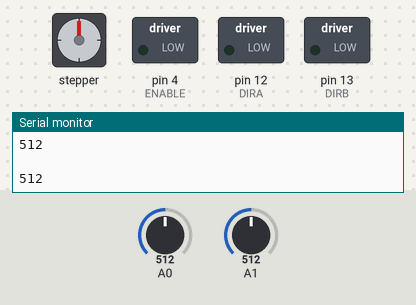
Bench run of a sketch on a simulated Arduino Uno, built with avr-gcc and run on an emulated ATmega328P. On the bench: stepper motor, switched loads named in the sketch (green lamp = pin HIGH), the last lines printed to the serial monitor. The test bench sets the inputs (shaded band); at power-on: A1 = 512, A0 = 512. Stepper angles assume 2048 steps per turn.

Above: at 1.2 s.
1.3 s: A1 set to 584
2.8 s: A1 set to 615
At 2.97 s:
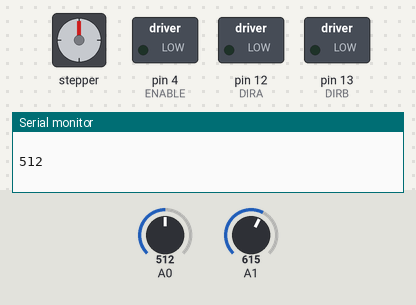
At 3.61 s:
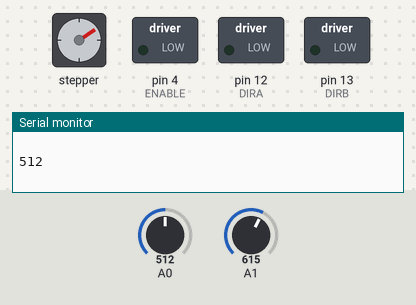
5.8 s: A0 set to 472
At 6.44 s:
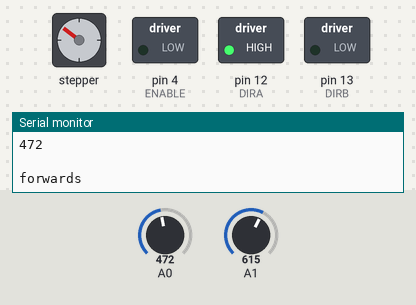
8.8 s: A0 set to 490
11.8 s: A0 set to 470
14.8 s: A0 set to 530
At 15.46 s:
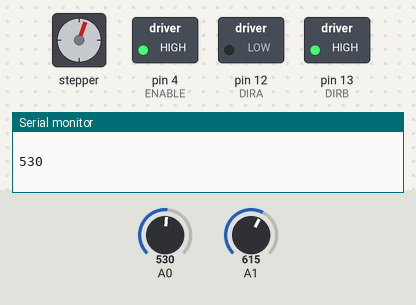
Timing chart, 0 to 21.6 s (numbered marks = the images above; inputs shaded):
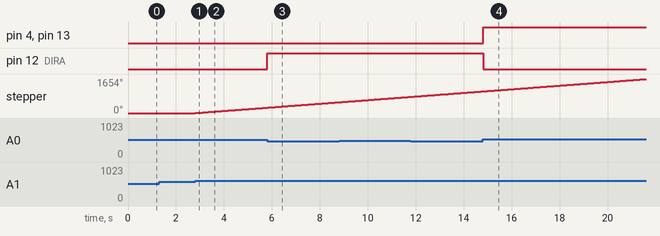

Measured:
- the behaviour switches between 599 and 600 on A1 (found by bisection; images 0 and 1)
- the behaviour switches between 480 and 479 on A0 (found by bisection; images 2 and 3)
- after the input at 2.8 s, stepper: keeps turning clockwise at about 88°/s, starting at once
- after the input at 5.8 s, pin 12 (DIRA): LOW → HIGH at once
- after the input at 14.8 s, pin 4 (ENABLE), pin 13 (DIRB): LOW → HIGH at once; pin 12 (DIRA): HIGH → LOW at once

The sketch:

Task1.ino
```cpp
#define ENABLE 4
#define DIRA 12
#define DIRB 13
#include <Stepper.h>

Stepper stepper(2048, 8, 10, 9, 11);

int val_x;
int val_y;

void setup() {
  pinMode(ENABLE,OUTPUT);
  pinMode(DIRA,OUTPUT);
  pinMode(DIRB,OUTPUT);
  Serial.begin(9600);
  }
void loop() {
  val_x = analogRead(0);
  val_y = analogRead(1);
  Serial.println(val_x);
  Serial.println(" ");

  if(val_x<480){
    Serial.println("forwards");
    digitalWrite(ENABLE,HIGH);
    digitalWrite(DIRB,LOW); //set motor direction to positive
    digitalWrite(DIRA,HIGH);
    }
  if(val_x>520){
    digitalWrite(ENABLE,HIGH);
    digitalWrite(DIRA,LOW); //set motor direction to positive
    digitalWrite(DIRB,HIGH);
    }
  else{
    digitalWrite(ENABLE,LOW);
    }

  if (val_y>=600){
    stepper.setSpeed(15);
    stepper.step(20);
    }

  if (val_y<=400){
    stepper.setSpeed(15);
    stepper.step(-20);
    }
  }
```
